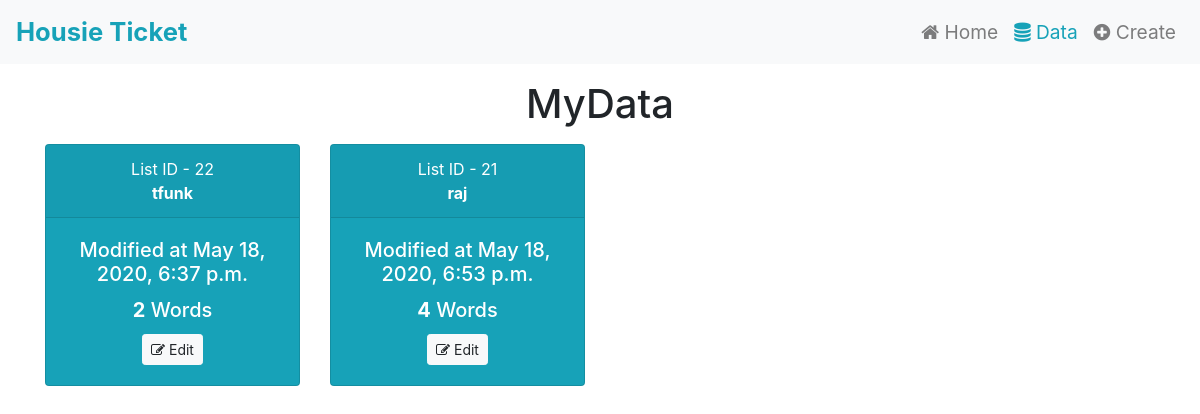
Page /data on the earlier database version.
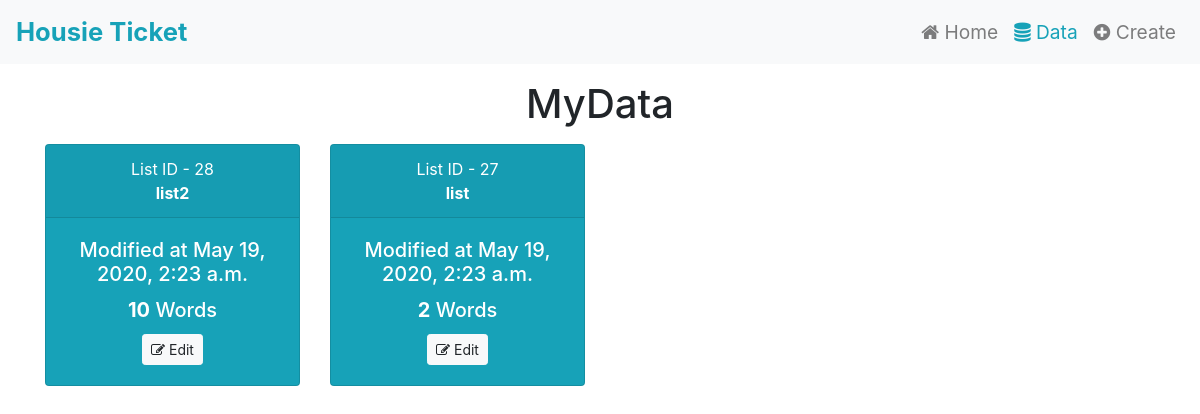
Same page on the later database version.
### main/models.py (models this page shows)
class List(models.Model):
    list_name = models.CharField(max_length=100)
    total_words = models.PositiveIntegerField(default=1)
    footer = models.CharField(max_length=1000)
    date = models.DateTimeField(auto_now=True)

### main/views.py (the view, shortened to what this page needs)
# urls.py: path('data', views.data),
def data(request):
    delete = False
    del_list = None
    list_obj = List.objects.all().order_by('-id'),
    mylist = {}
    for l in list_obj[0]:
        mylist[l] = [w for w in Word.objects.filter(list_id=l.id).order_by('id')]
    params = {
        'list': mylist,
        'alart' : delete,
        'del_list': del_list
    }
    return render(request, 'main/data.html', params)

### main/templates/main/data.html (shortened to what this page needs)
{% extends 'main/base.html' %}
{% block data %}active{% endblock %}
{% block content %}
<div class="container text-center">
    <h1 class="m-3">MyData</h1>
    <div class="row">
        {% for i,j in list.items %}
        <div class="col-6 col-md-3">
            <div class="card text-white bg-info mb-3" style="max-width: 18rem;">
                <div class="card-header">
                    List ID - {{i.id}}<br>
                    <b>{{i.list_name}}</b>
                </div>
                <div class="card-body">
                    <h5 class="card-title">Modified at {{i.date}}</h5>
                    <h5 class="card-title"><b>{{i.total_words}}</b> Words</h5>
                    <button type="button" class="btn btn-sm btn-light" data-toggle="modal" data-target="#exampleModalLong{{forloop.counter}}"><span class="fa fa-edit"> </span> Edit</button>
                </div>
            </div>
        </div>
        {% endfor %}
    </div>
</div>
{% endblock %}

Differences in the rows shown:
removed List: id "22", list_name "tfunk", date "May 18, 2020, 6:37 p.m.", total_words "2"
removed List: id "21", list_name "raj", date "May 18, 2020, 6:53 p.m.", total_words "4"
added List: id "28", list_name "list2", date "May 19, 2020, 2:23 a.m.", total_words "10"
added List: id "27", list_name "list", date "May 19, 2020, 2:23 a.m.", total_words "2"
